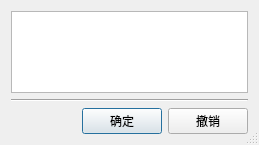
<?xml version="1.0" encoding="UTF-8"?>
<ui version="4.0">
 <class>WtDlg</class>
 <widget class="QDialog" name="WtDlg">
  <property name="geometry">
   <rect>
    <x>0</x>
    <y>0</y>
    <width>259</width>
    <height>145</height>
   </rect>
  </property>
  <property name="windowTitle">
   <string>Dialog</string>
  </property>
  <property name="sizeGripEnabled">
   <bool>true</bool>
  </property>
  <layout class="QGridLayout" name="gridLayout">
   <item row="0" column="0" colspan="3">
    <widget class="QListWidget" name="listWidget"/>
   </item>
   <item row="1" column="0" colspan="3">
    <widget class="Line" name="line">
     <property name="orientation">
      <enum>Qt::Horizontal</enum>
     </property>
    </widget>
   </item>
   <item row="2" column="0">
    <spacer name="horizontalSpacer">
     <property name="orientation">
      <enum>Qt::Horizontal</enum>
     </property>
     <property name="sizeHint" stdset="0">
      <size>
       <width>72</width>
       <height>20</height>
      </size>
     </property>
    </spacer>
   </item>
   <item row="2" column="1">
    <widget class="QPushButton" name="oky_btn">
     <property name="text">
      <string>确定</string>
     </property>
    </widget>
   </item>
   <item row="2" column="2">
    <widget class="QPushButton" name="cancel_btn">
     <property name="text">
      <string>撤销</string>
     </property>
    </widget>
   </item>
  </layout>
 </widget>
 <resources/>
 <connections/>
</ui>
